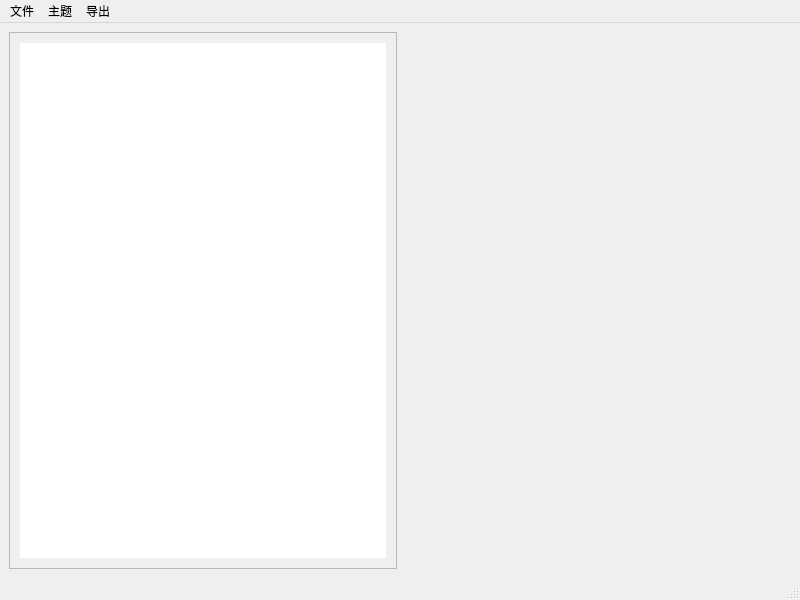
<?xml version="1.0" encoding="UTF-8"?>
<ui version="4.0">
 <class>MainWindow</class>
 <widget class="QMainWindow" name="MainWindow">
  <property name="geometry">
   <rect>
    <x>0</x>
    <y>0</y>
    <width>800</width>
    <height>600</height>
   </rect>
  </property>
  <property name="windowTitle">
   <string>MainWindow</string>
  </property>
  <property name="styleSheet">
   <string notr="true">QTextEdit{
}</string>
  </property>
  <widget class="QWidget" name="centralwidget">
   <layout class="QHBoxLayout" name="horizontalLayout" stretch="1">
    <item>
     <layout class="QHBoxLayout" name="horizontalLayout_2" stretch="1,1">
      <item>
       <widget class="QTextEdit" name="md_text">
        <property name="maximumSize">
         <size>
          <width>782</width>
          <height>16777215</height>
         </size>
        </property>
        <property name="styleSheet">
         <string notr="true">QTextEdit{
	padding:10px;
	font-size:16px;
}</string>
        </property>
       </widget>
      </item>
      <item>
       <widget class="QWidget" name="web_widget" native="true"/>
      </item>
     </layout>
    </item>
   </layout>
  </widget>
  <widget class="QMenuBar" name="menubar">
   <property name="geometry">
    <rect>
     <x>0</x>
     <y>0</y>
     <width>800</width>
     <height>28</height>
    </rect>
   </property>
   <widget class="QMenu" name="menu">
    <property name="title">
     <string>文件</string>
    </property>
    <addaction name="NewFile"/>
    <addaction name="OpenFile"/>
    <addaction name="SaveFile"/>
    <addaction name="separator"/>
    <addaction name="action_4"/>
   </widget>
   <widget class="QMenu" name="menu_2">
    <property name="title">
     <string>主题</string>
    </property>
   </widget>
   <widget class="QMenu" name="menu_3">
    <property name="title">
     <string>导出</string>
    </property>
    <addaction name="export_html"/>
    <addaction name="export_pdf"/>
   </widget>
   <addaction name="menu"/>
   <addaction name="menu_2"/>
   <addaction name="menu_3"/>
  </widget>
  <widget class="QStatusBar" name="statusbar"/>
  <action name="OpenFile">
   <property name="text">
    <string>打开文件 &amp;Open</string>
   </property>
   <property name="shortcut">
    <string>Ctrl+O</string>
   </property>
  </action>
  <action name="SaveFile">
   <property name="text">
    <string>保存文件 &amp;Save</string>
   </property>
   <property name="shortcut">
    <string>Ctrl+S</string>
   </property>
  </action>
  <action name="action_4">
   <property name="text">
    <string>退出 &amp;Exit</string>
   </property>
  </action>
  <action name="export_html">
   <property name="text">
    <string>导出html</string>
   </property>
  </action>
  <action name="NewFile">
   <property name="text">
    <string>新建文件 &amp;New</string>
   </property>
   <property name="shortcut">
    <string>Ctrl+N</string>
   </property>
  </action>
  <action name="export_pdf">
   <property name="text">
    <string>导出pdf</string>
   </property>
  </action>
 </widget>
 <resources/>
 <connections/>
</ui>
